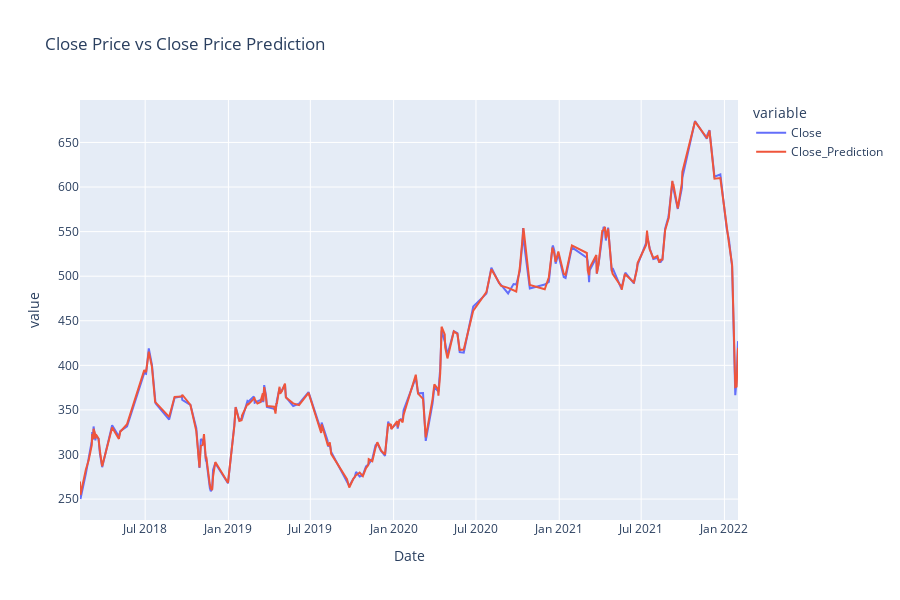

Notebook code cell kept with this figure:
### Code cell
# Sort the DataFrame by Date
merged_df_pandas = merge_df.sort_values(by="Date")

# Plot using Plotly
fig = px.line(
    merged_df_pandas,
    x="Date",
    y=["Close", "Close_Prediction"],
    title="Close Price vs Close Price Prediction"
)

# Adjust the layout for better visualization
fig.update_layout(width=900, height=600)

# Show the plot
fig.show()

### Figure 1 — Plotly figure (JSON) as saved in the notebook; plotly's stock layout.template omitted (floating-point values rounded to 4 significant figures; data arrays with more than 128 entries replaced by an {"elided": "..."} marker saying what was removed)
{"data": [{"hovertemplate": "variable=Close<br>Date=%{x}<br>value=%{y}<extra></extra>", "legendgroup": "Close", "line": {"color": "#636efa", "dash": "solid"}, "marker": {"symbol": "circle"}, "mode": "lines", "name": "Close", "orientation": "v", "showlegend": true, "type": "scatter", "x": {"elided": "202 str values"}, "xaxis": "x", "y": {"elided": "202 float values"}, "yaxis": "y"}, {"hovertemplate": "variable=Close_Prediction<br>Date=%{x}<br>value=%{y}<extra></extra>", "legendgroup": "Close_Prediction", "line": {"color": "#EF553B", "dash": "solid"}, "marker": {"symbol": "circle"}, "mode": "lines", "name": "Close_Prediction", "orientation": "v", "showlegend": true, "type": "scatter", "x": {"elided": "202 str values"}, "xaxis": "x", "y": {"elided": "202 float values"}, "yaxis": "y"}], "layout": {"height": 600, "legend": {"title": {"text": "variable"}, "tracegroupgap": 0}, "title": {"text": "Close Price vs Close Price Prediction"}, "width": 900, "xaxis": {"anchor": "y", "domain": [0, 1], "title": {"text": "Date"}}, "yaxis": {"anchor": "x", "domain": [0, 1], "title": {"text": "value"}}}}
